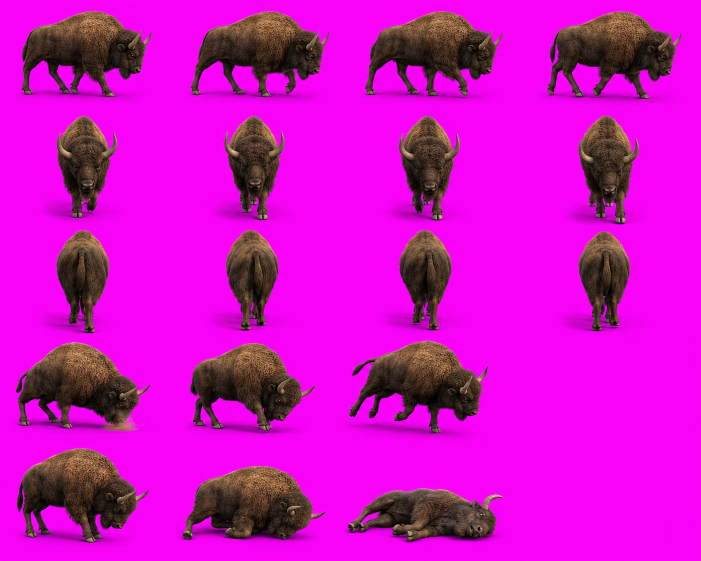
#> input picture Tools/sheets/animal_bison.png, 1402 x 1122 px (shown at 1/2 size); its folder holds only this picture in this run
$ python qa_sheet.py sheets/animal_bison.png 5 5
#> lines starting #> are read from the running program, lines starting #| are printed output that depends on the picture
### Tools/realart.py
#!/usr/bin/env python3
"""
World Evolution Saga — photorealistic art pipeline.

Takes AI-generated master sprite sheets from Tools/sheets/ and slices them into
the exact sprite files the game loads (same paths & filenames as the old
pixel-art generator, so no code or prefab changes are needed):

  * chroma-keys the flat magenta background to alpha (flood-fill from borders,
    so magenta-ish content inside a sprite survives) and despills the edges
  * stabilises every frame (content bbox -> consistent scale, bottom-centre
    anchored) so animation frames don't jitter
  * writes PNGs at the resolution/PPU each asset family needs to keep its
    in-game world size, with bilinear filtering for smooth realistic art
  * patches existing .meta files (preserving GUIDs -> prefab/scene references
    stay intact) or creates fresh ones for new files
  * mirrors runtime-loaded sprites (UI skin, VFX) into Assets/Resources where
    Resources.Load can reach them
  * builds seamless tileable ground/water textures and 4 rolled animation
    frames per water type

Usage:  python3 Tools/realart.py <family>     (player, animals, npc, terrain,
                                               vegetation, items, structures,
                                               ui, vfx, all)
        python3 Tools/realart.py list         (show sheet status)
"""
import os, sys, re, uuid, math, random
from PIL import Image, ImageFilter, ImageEnhance

ROOT = os.path.abspath(os.path.join(os.path.dirname(__file__), '..'))
SPRITES = os.path.join(ROOT, 'Assets', 'Sprites')
SHEETS = os.path.join(ROOT, 'Tools', 'sheets')
RES_SPRITES = os.path.join(ROOT, 'Assets', 'Resources', 'Sprites')

# ---------------------------------------------------------------- meta I/O

META_TEMPLATE = """fileFormatVersion: 2
guid: {guid}
TextureImporter:
  internalIDToNameTable: []
  externalObjects: {{}}
  serializedVersion: 13
  mipmaps:
    mipMapMode: 0
    enableMipMap: 0
    sRGBTexture: 1
    linearTexture: 0
    fadeOut: 0
    borderMipMap: 0
    mipMapsPreserveCoverage: 0
    alphaTestReferenceValue: 0.5
    mipMapFadeDistanceStart: 1
    mipMapFadeDistanceEnd: 3
  bumpmap:
    convertToNormalMap: 0
    externalNormalMap: 0
    heightScale: 0.25
    normalMapFilter: 0
    flipGreenChannel: 0
  isReadable: 0
  streamingMipmaps: 0
  streamingMipmapsPriority: 0
  vTOnly: 0
  ignoreMipmapLimit: 0
  grayScaleToAlpha: 0
  generateCubemap: 6
  cubemapConvolution: 0
  seamlessCubemap: 0
  textureFormat: 1
  maxTextureSize: 2048
  textureSettings:
    serializedVersion: 2
    filterMode: 1
    aniso: 1
    mipBias: 0
    wrapU: 1
    wrapV: 1
    wrapW: 1
  nPOTScale: 0
  lightmap: 0
  compressionQuality: 50
  spriteMode: {mode}
  spriteExtrude: 1
  spriteMeshType: 1
  alignment: 0
  spritePivot: {{x: 0.5, y: 0.5}}
  spritePixelsToUnits: {ppu}
  spriteBorder: {{x: {bx}, y: {by}, z: {bz}, w: {bw}}}
  spriteGenerateFallbackPhysicsShape: 1
  alphaUsage: 1
  alphaIsTransparency: 1
  spriteTessellationDetail: -1
  textureType: 8
  textureShape: 1
  singleChannelComponent: 0
  flipbookRows: 1
  flipbookColumns: 1
  maxTextureSizeSet: 0
  compressionQualitySet: 0
  textureFormatSet: 0
  ignorePngGamma: 0
  applyGammaDecoding: 0
  swizzle: 50462976
  cookieLightType: 0
  platformSettings:
  - serializedVersion: 4
    buildTarget: DefaultTexturePlatform
    maxTextureSize: 2048
    resizeAlgorithm: 0
    textureFormat: -1
    textureCompression: 1
    compressionQuality: 50
    crunchedCompression: 0
    allowsAlphaSplitting: 0
    overridden: 0
    ignorePlatformSupport: 0
    androidETC2FallbackOverride: 0
    forceMaximumCompressionQuality_BC6H_BC7: 0
  spriteSheet:
    serializedVersion: 2
    sprites:{sprites}
    outline: []
    physicsShape: []
    bones: []
    spriteID:
    internalID: 0
    vertices: []
    indices: []
    edges: []
    weights: []
    secondaryTextures: []
    nameFileIdTable: {{}}
  mipmapLimitGroupName:
  pSDRemoveMatte: 0
  userData:
  assetBundleName:
  assetBundleVariant:
"""

SUB_SPRITE = """
    - serializedVersion: 2
      name: {name}
      rect:
        serializedVersion: 2
        x: {x}
        y: {y}
        width: {w}
        height: {h}
      alignment: 0
      pivot: {{x: 0.5, y: 0.5}}
      border: {{x: 0, y: 0, z: 0, w: 0}}"""


# [27 lines left out: functions _read_guid, write_meta, not called in this run]


# ---------------------------------------------------------------- background keying

def is_bg(px):
    r, g, b = px[0], px[1], px[2]
    return r > 110 and b > 110 and g < 0.72 * min(r, b) and abs(r - b) < 110


def key_background(im):
    """Flood the flat magenta background from the borders, despill the edges."""
    im = im.convert('RGBA')
    w, h = im.size
    px = im.load()
    bg = bytearray(w * h)          # 1 = border-connected background
    stack = []
    for x in range(w):
        stack += [(x, 0), (x, h - 1)]
    for y in range(h):
        stack += [(0, y), (w - 1, y)]
    while stack:
        x, y = stack.pop()
        if x < 0 or y < 0 or x >= w or y >= h or bg[y * w + x]:
            continue
        if not is_bg(px[x, y]):
            continue
        bg[y * w + x] = 1
        stack += [(x+1, y), (x-1, y), (x, y+1), (x, y-1)]

    out = Image.new('RGBA', (w, h))
    opx = out.load()
    for y in range(h):
        for x in range(w):
            r, g, b, a = px[x, y]
            if bg[y * w + x]:
                opx[x, y] = (r, g, b, 0)
                continue
            # despill magenta fringes: pull elevated R/B toward G
            if r > g + 24 and b > g + 24:
                spill = min(1.0, (min(r, b) - g - 24) / 70.0)
                r = int(r - spill * (r - g) * 0.85)
                b = int(b - spill * (b - g) * 0.85)
            opx[x, y] = (r, g, b, a)
    return out


# ---------------------------------------------------------------- sheet slicing

# [16 lines left out: functions load_sheet, slice_grid, not called in this run]


def content_bbox(im, alpha_min=8):
    bbox = im.getchannel('A').point(lambda a: 255 if a > alpha_min else 0).getbbox()
    return bbox


# [19 lines left out: function normalize_frame, not called in this run]


def mirror(im):
    return im.transpose(Image.FLIP_LEFT_RIGHT)


# [59 lines left out: functions save_sprite, make_tileable, roll_frames, jitter, not called in this run]


# ---------------------------------------------------------------- families

DIRS = ['north', 'northeast', 'east', 'southeast', 'south', 'southwest', 'west', 'northwest']
PLAYER_ACTIONS = {   # sheet, rows (canonical dirs), frames per row
    'walk':   (['south', 'north', 'east'], 6),
    'attack': (['south', 'north', 'east'], 3),
    'gather': (['south', 'north', 'east'], 3),
    'swim':   (['south', 'north', 'east'], 4),
    'climb':  (['north', 'east'], 2),
    'hit':    (['south', 'north', 'east'], 1),
}
PLAYER_PPU, PLAYER_PX, PLAYER_FRAC = 128, 512, 0.74


# [45 lines left out: function process_player, not called in this run]


ANIMALS = ['Mammoth', 'Sabertooth', 'CaveBear', 'Bison', 'WoollyRhino', 'CaveLion',
           'DireWolf', 'CaveHyena', 'Reindeer', 'MuskOx', 'GiantElk', 'WildBoar',
           'SnowHare', 'CavePtarmigan', 'GreatAuk']
BIRDS = {'CavePtarmigan', 'GreatAuk'}
ANIMAL_PPU, ANIMAL_PX = 80, 320


# [60 lines left out: functions animal_frac, process_animals, process_npc, not called in this run]


GROUNDS = ['dirt', 'grass', 'sand', 'snow', 'stone', 'mud']
WATERS = ['ocean_water', 'calm_water', 'river_water']


# [46 lines left out: functions process_terrain, mirror_tiles, not called in this run]


TREES = ['pine_tree', 'oak_tree', 'apple_tree', 'fig_tree',
         'birch_tree', 'palm_tree', 'jungle_tree', 'dead_tree']
BUSHES = ['berry_bush', 'vine', 'flower_bush', 'reeds']
ROCKS = ['large_rock', 'stone_cluster', 'flint_outcrop']


# [17 lines left out: function process_vegetation, not called in this run]


ITEMS_A = ['raw_meat', 'cooked_meat', 'wild_apple', 'berries', 'wild_carrot', 'wood_log',
           'stone', 'animal_hide', 'fiber', 'stone_pickaxe', 'stone_axe', 'torch',
           'flint_shard', 'bone', 'sinew', 'obsidian', 'copper_ore', 'fur_pelt']
ITEMS_B = ['bone_spear', 'obsidian_knife', 'fur_cloak', 'hide_leggings', 'water_skin',
           'healing_salve', 'wooden_bowl', 'dried_meat', 'atlatl', 'totem', 'drum',
           'copper_amulet', 'herb_pouch', 'workbench', 'tent', 'hut', 'campfire', 'footprint']


# [9 lines left out: function process_items, not called in this run]


STRUCT_CELLS = ['tent', 'workbench', 'hut', 'trade_post',
                'cave_entrance', 'cliff_face', 'mountain_peak', 'log_raft']


# [14 lines left out: function process_structures, not called in this run]


UI_PANELS = ['panel_parchment', 'panel_dark', 'panel_dialogue', 'tooltip', 'slot', 'divider']
UI_CONTROLS = ['button', 'button_pressed', 'knob', 'checkbox_on', 'checkbox_off',
               'bar_frame', 'bar_fill']
UI_ICONS = ['health_icon', 'hunger_icon', 'thirst_icon', 'energy_icon', 'stamina_icon']
WIDE = {'divider': (512, 96), 'bar_frame': (512, 128), 'bar_fill': (512, 128)}


# [40 lines left out: functions _ui_out, process_ui, not called in this run]


VFX_A = ['blood', 'dust', 'ember', 'fire']
VFX_B = ['hitflash', 'leaf', 'puff', 'ring', 'slash', 'snow', 'spark', 'splash']


# [61 lines left out: functions process_vfx, mirror_to_resources, not called in this run]


FAMILIES = {
    'player': [process_player], 'animals': [process_animals], 'npc': [process_npc],
    'terrain': [process_terrain], 'vegetation': [process_vegetation],
    'items': [process_items], 'structures': [process_structures],
    'ui': [process_ui, mirror_to_resources], 'vfx': [process_vfx, mirror_to_resources],
    'all': [process_player, process_animals, process_npc, process_terrain,
            process_vegetation, process_items, process_structures, process_ui,
            process_vfx, mirror_to_resources],
}

# [11 lines that do not run on import are left out]

### Tools/qa_sheet.py
#!/usr/bin/env python3
"""Statistical QA for generated master sheets: checks chroma background, grid
cell content coverage, and per-row frame consistency. Usage: qa_sheet.py <file> <rows> <cols> [rows_detail]"""
import sys, os
sys.path.insert(0, os.path.dirname(os.path.abspath(__file__)))
from PIL import Image
from realart import key_background, content_bbox, is_bg

path, rows, cols = sys.argv[1], int(sys.argv[2]), int(sys.argv[3])
im = Image.open(path).convert('RGBA')
w, h = im.size
#> w = 1402; h = 1122
px = im.load()

# 1) background check: sample border ring
border = [px[x, y] for x in range(0, w, 17) for y in (0, h-1)] + \
         [px[x, y] for y in range(0, h, 17) for x in (0, w-1)]
#> border = 298 items, first 6: (240, 12, 242, 255), (235, 36, 237, 255), (247, 5, 248, 255), (247, 13, 244, 255), (247, 5, 248, 255), (246, 12, 243, 255)
bg_frac = sum(1 for p in border if is_bg(p)) / len(border)
#> bg_frac = 1
print(f"{os.path.basename(path)}: {w}x{h}, border magenta fraction: {bg_frac:.2%}")
#| animal_bison.png: 1402x1122, border magenta fraction: 100.00%

# 2) key + per-cell coverage
keyed = key_background(im)
#> after the loop in key_background, `while stack:`: stack = []
#> in key_background, `out = Image.new('RGBA', (w, h))`: out: PIL image 1402x1122 RGBA; every value is 0
#> after the loop in key_background, `for y in range(h):`: spill = 1
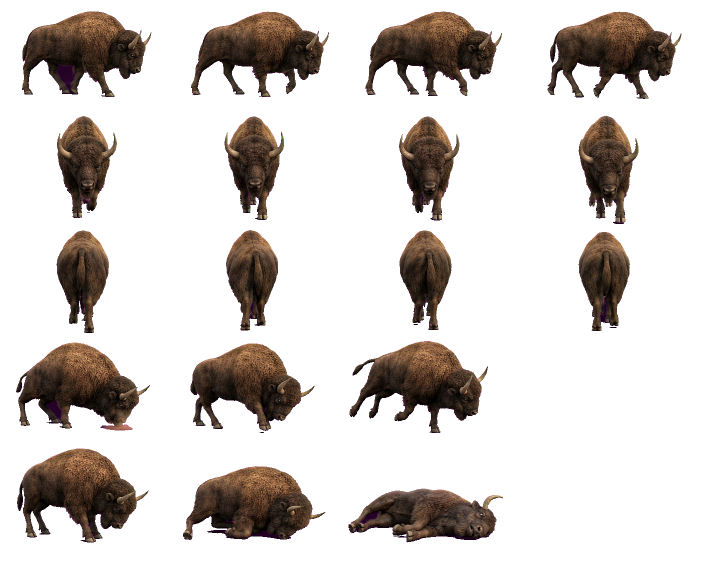
#> keyed: PIL image 1402x1122 RGBA (shown at 1/2 size); mean R, G, B, A 204.9, 15.6, 195.7, 61.4; transparent parts drawn white
cw, ch = w // cols, h // rows
#> cw = 280; ch = 224
print(f"cell {cw}x{ch}")
#| cell 280x224
for r in range(rows):
    stats = []
    for c in range(cols):
        cell = keyed.crop((c*cw, r*ch, (c+1)*cw, (r+1)*ch))
        bbox = content_bbox(cell)
        if bbox is None:
            stats.append("EMPTY")
            continue
        cw2, ch2 = bbox[2]-bbox[0], bbox[3]-bbox[1]
        cov = (cw2*ch2)/(cw*ch)
        alpha = cell.getchannel('A')
        hist = alpha.histogram()
        opaque = sum(hist[128:]) / (cw*ch)
        cx = (bbox[0]+bbox[2])/2/cw
        stats.append(f"c{c}:{int(cw2)}x{int(ch2)} op{opaque:.0%} cx{cx:.2f}")
    print(f" row{r}: " + " | ".join(stats))

$ run again, on Tools/sheets/animal_caveptarmigan.png
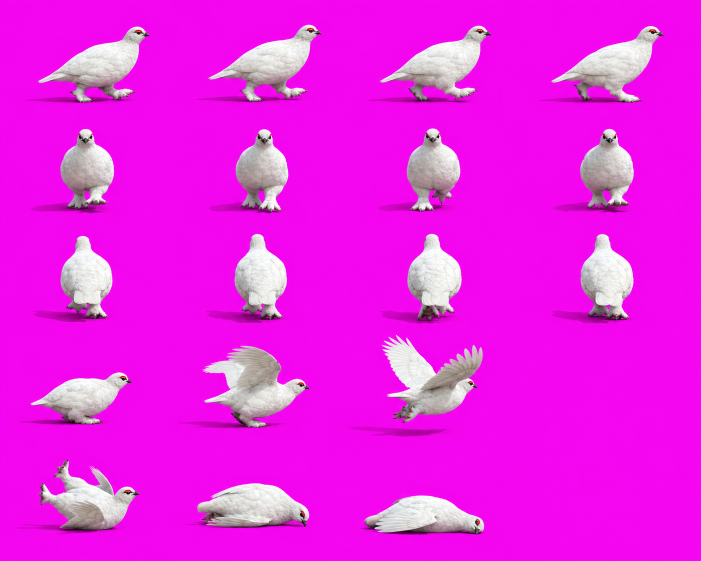
#> input picture Tools/sheets/animal_caveptarmigan.png, 1402 x 1122 px (shown at 1/2 size)
#> border = 298 items, first 6: (231, 14, 230, 255), (229, 36, 227, 255), (242, 7, 241, 255), (243, 17, 236, 255), (242, 7, 241, 255), (241, 15, 235, 255)
#> bg_frac = 1
#| animal_caveptarmigan.png: 1402x1122, border magenta fraction: 100.00%
#> after the loop in key_background, `while stack:`: stack = []
#> out: PIL image 1402x1122 RGBA; every value is 0
#> after the loop in key_background, `for y in range(h):`: spill = 1
#> `keyed = key_background(im)`:
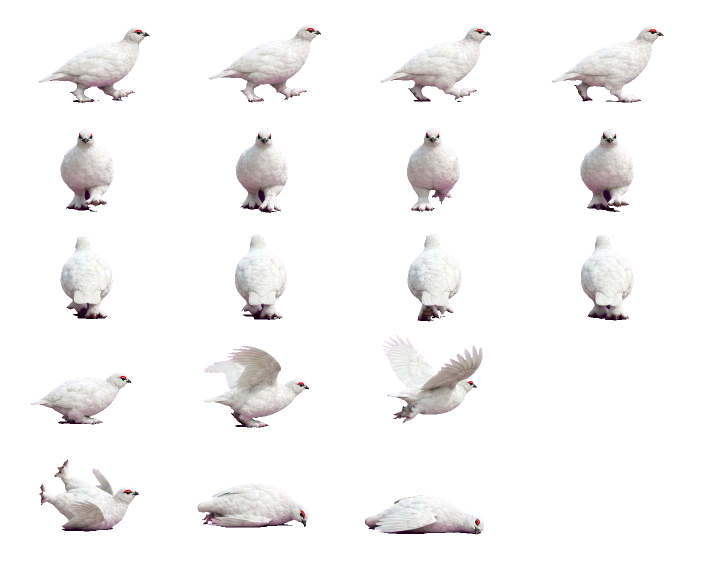
#> keyed: PIL image 1402x1122 RGBA (shown at 1/2 size); mean R, G, B, A 235.8, 33.6, 230.8, 38.2; transparent parts drawn white
#| cell 280x224

$ run again, on Tools/sheets/animal_direwolf.png
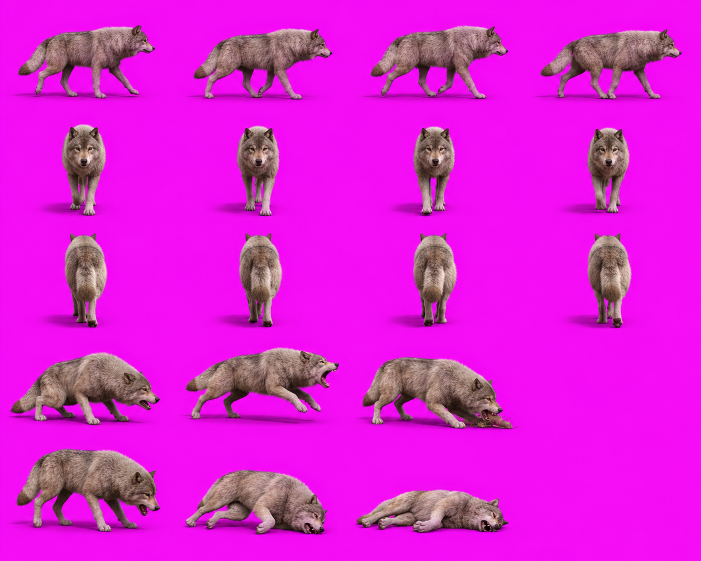
#> input picture Tools/sheets/animal_direwolf.png, 1402 x 1122 px (shown at 1/2 size)
#> border = 298 items, first 6: (232, 19, 236, 255), (231, 43, 233, 255), (241, 14, 244, 255), (243, 23, 241, 255), (242, 13, 244, 255), (242, 22, 240, 255)
#> bg_frac = 1
#| animal_direwolf.png: 1402x1122, border magenta fraction: 100.00%
#> after the loop in key_background, `while stack:`: stack = []
#> out: PIL image 1402x1122 RGBA; every value is 0
#> after the loop in key_background, `for y in range(h):`: spill = 1
#> `keyed = key_background(im)`:
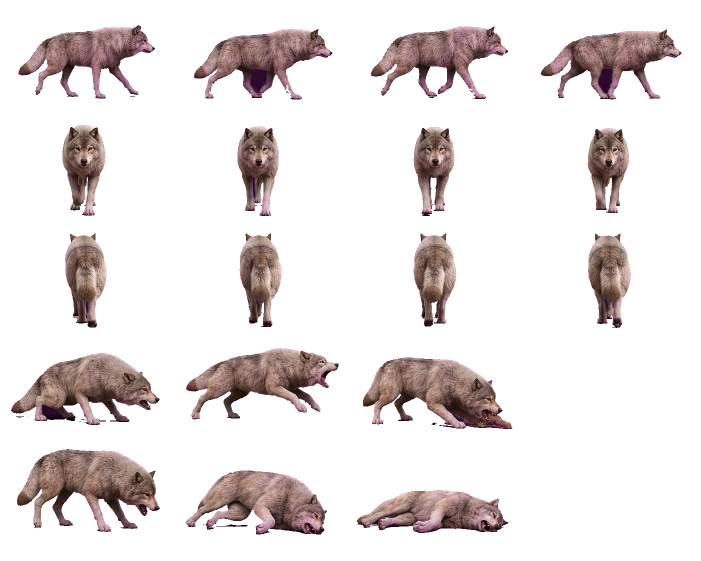
#> keyed: PIL image 1402x1122 RGBA (shown at 1/2 size); mean R, G, B, A 220.7, 30.7, 214.2, 50; transparent parts drawn white
#| cell 280x224

$ run again, on Tools/sheets/animal_giantelk.png
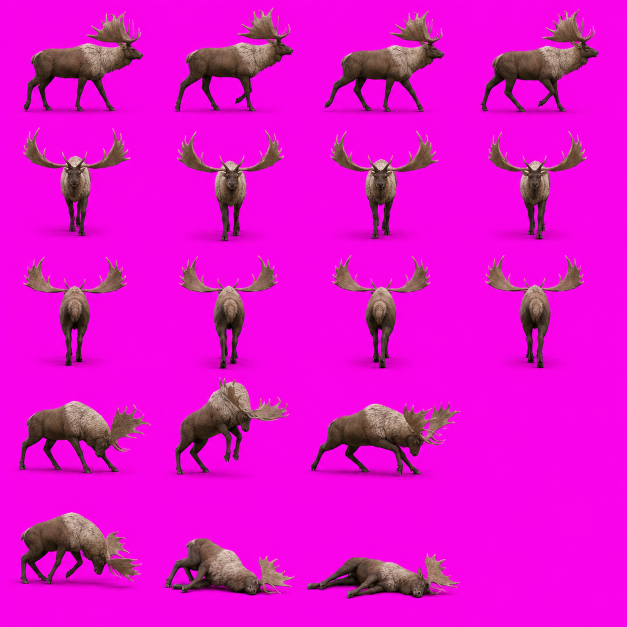
#> input picture Tools/sheets/animal_giantelk.png, 1254 x 1254 px (shown at 1/2 size)
#> border = 296 items, first 6: (239, 12, 222, 255), (234, 34, 215, 255), (248, 5, 235, 255), (247, 13, 227, 255), (247, 6, 235, 255), (246, 13, 227, 255)
#> bg_frac = 1
#| animal_giantelk.png: 1254x1254, border magenta fraction: 100.00%
#> after the loop in key_background, `while stack:`: stack = []
#> out: PIL image 1254x1254 RGBA; every value is 0
#> after the loop in key_background, `for y in range(h):`: spill = 0.829
#> `keyed = key_background(im)`:
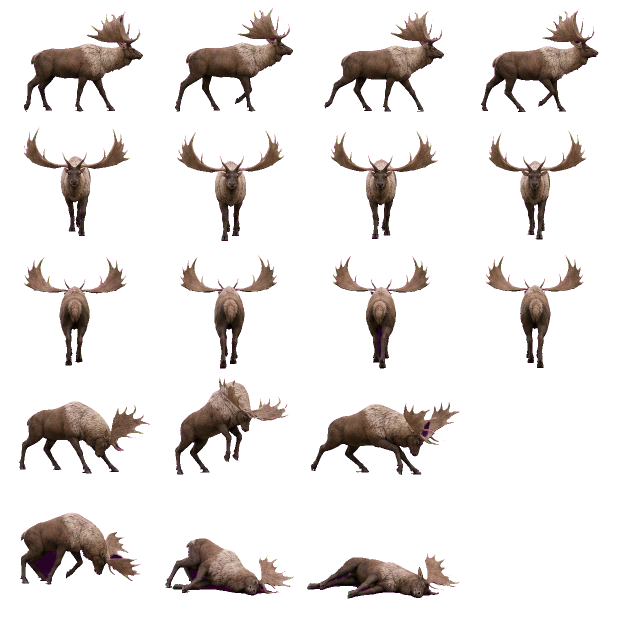
#> keyed: PIL image 1254x1254 RGBA (shown at 1/2 size); mean R, G, B, A 224.6, 16.3, 205.3, 39.5; transparent parts drawn white
#| cell 250x250
